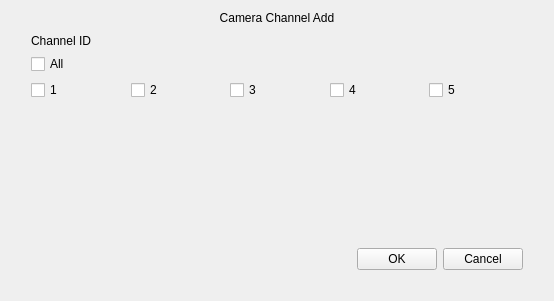
<?xml version="1.0" encoding="UTF-8"?>
<ui version="4.0">
 <class>CameraChannelAdd</class>
 <widget class="QWidget" name="CameraChannelAdd">
  <property name="geometry">
   <rect>
    <x>0</x>
    <y>0</y>
    <width>554</width>
    <height>301</height>
   </rect>
  </property>
  <property name="windowTitle">
   <string>Form</string>
  </property>
  <layout class="QVBoxLayout" name="verticalLayout">
   <property name="spacing">
    <number>0</number>
   </property>
   <item>
    <widget class="QLabel" name="label_title">
     <property name="text">
      <string>Camera Channel Add</string>
     </property>
     <property name="alignment">
      <set>Qt::AlignCenter</set>
     </property>
    </widget>
   </item>
   <item>
    <widget class="QWidget" name="widget_background" native="true">
     <property name="sizePolicy">
      <sizepolicy hsizetype="Preferred" vsizetype="Expanding">
       <horstretch>0</horstretch>
       <verstretch>0</verstretch>
      </sizepolicy>
     </property>
     <layout class="QVBoxLayout" name="verticalLayout_3">
      <property name="leftMargin">
       <number>20</number>
      </property>
      <property name="rightMargin">
       <number>20</number>
      </property>
      <property name="bottomMargin">
       <number>20</number>
      </property>
      <item>
       <widget class="NormalLabel" name="label_channelId">
        <property name="text">
         <string>Channel ID</string>
        </property>
       </widget>
      </item>
      <item>
       <layout class="QGridLayout" name="gridLayout">
        <item row="2" column="0">
         <widget class="QWidget" name="widget" native="true">
          <layout class="QGridLayout" name="gridLayout_2">
           <property name="leftMargin">
            <number>0</number>
           </property>
           <property name="topMargin">
            <number>0</number>
           </property>
           <property name="rightMargin">
            <number>0</number>
           </property>
           <property name="bottomMargin">
            <number>0</number>
           </property>
           <item row="0" column="0">
            <widget class="QCheckBox" name="checkBox_1">
             <property name="text">
              <string>1</string>
             </property>
            </widget>
           </item>
          </layout>
         </widget>
        </item>
        <item row="1" column="0">
         <widget class="QCheckBox" name="checkBox_all">
          <property name="text">
           <string>All</string>
          </property>
         </widget>
        </item>
        <item row="2" column="1">
         <widget class="QWidget" name="widget_2" native="true">
          <layout class="QGridLayout" name="gridLayout_3">
           <property name="leftMargin">
            <number>0</number>
           </property>
           <property name="topMargin">
            <number>0</number>
           </property>
           <property name="rightMargin">
            <number>0</number>
           </property>
           <property name="bottomMargin">
            <number>0</number>
           </property>
           <item row="0" column="0">
            <widget class="QCheckBox" name="checkBox_2">
             <property name="text">
              <string>2</string>
             </property>
            </widget>
           </item>
          </layout>
         </widget>
        </item>
        <item row="2" column="2">
         <widget class="QWidget" name="widget_3" native="true">
          <layout class="QGridLayout" name="gridLayout_4">
           <property name="leftMargin">
            <number>0</number>
           </property>
           <property name="topMargin">
            <number>0</number>
           </property>
           <property name="rightMargin">
            <number>0</number>
           </property>
           <property name="bottomMargin">
            <number>0</number>
           </property>
           <item row="0" column="0">
            <widget class="QCheckBox" name="checkBox_3">
             <property name="text">
              <string>3</string>
             </property>
            </widget>
           </item>
          </layout>
         </widget>
        </item>
        <item row="2" column="3">
         <widget class="QWidget" name="widget_4" native="true">
          <layout class="QGridLayout" name="gridLayout_5">
           <property name="leftMargin">
            <number>0</number>
           </property>
           <property name="topMargin">
            <number>0</number>
           </property>
           <property name="rightMargin">
            <number>0</number>
           </property>
           <property name="bottomMargin">
            <number>0</number>
           </property>
           <item row="0" column="0">
            <widget class="QCheckBox" name="checkBox_4">
             <property name="text">
              <string>4</string>
             </property>
            </widget>
           </item>
          </layout>
         </widget>
        </item>
        <item row="2" column="4">
         <widget class="QWidget" name="widget_5" native="true">
          <layout class="QGridLayout" name="gridLayout_6">
           <property name="leftMargin">
            <number>0</number>
           </property>
           <property name="topMargin">
            <number>0</number>
           </property>
           <property name="rightMargin">
            <number>0</number>
           </property>
           <property name="bottomMargin">
            <number>0</number>
           </property>
           <item row="0" column="0">
            <widget class="QCheckBox" name="checkBox_5">
             <property name="text">
              <string>5</string>
             </property>
            </widget>
           </item>
          </layout>
         </widget>
        </item>
       </layout>
      </item>
      <item>
       <spacer name="verticalSpacer_2">
        <property name="orientation">
         <enum>Qt::Vertical</enum>
        </property>
        <property name="sizeHint" stdset="0">
         <size>
          <width>20</width>
          <height>213</height>
         </size>
        </property>
       </spacer>
      </item>
      <item>
       <layout class="QHBoxLayout" name="horizontalLayout">
        <item>
         <spacer name="horizontalSpacer">
          <property name="orientation">
           <enum>Qt::Horizontal</enum>
          </property>
          <property name="sizeHint" stdset="0">
           <size>
            <width>40</width>
            <height>20</height>
           </size>
          </property>
         </spacer>
        </item>
        <item>
         <widget class="QPushButton" name="pushButton_ok">
          <property name="text">
           <string>OK</string>
          </property>
         </widget>
        </item>
        <item>
         <widget class="QPushButton" name="pushButton_cancel">
          <property name="text">
           <string>Cancel</string>
          </property>
         </widget>
        </item>
       </layout>
      </item>
     </layout>
    </widget>
   </item>
  </layout>
 </widget>
 <customwidgets>
  <customwidget>
   <class>NormalLabel</class>
   <extends>QLabel</extends>
   <header>normallabel.h</header>
  </customwidget>
 </customwidgets>
 <resources/>
 <connections/>
</ui>
